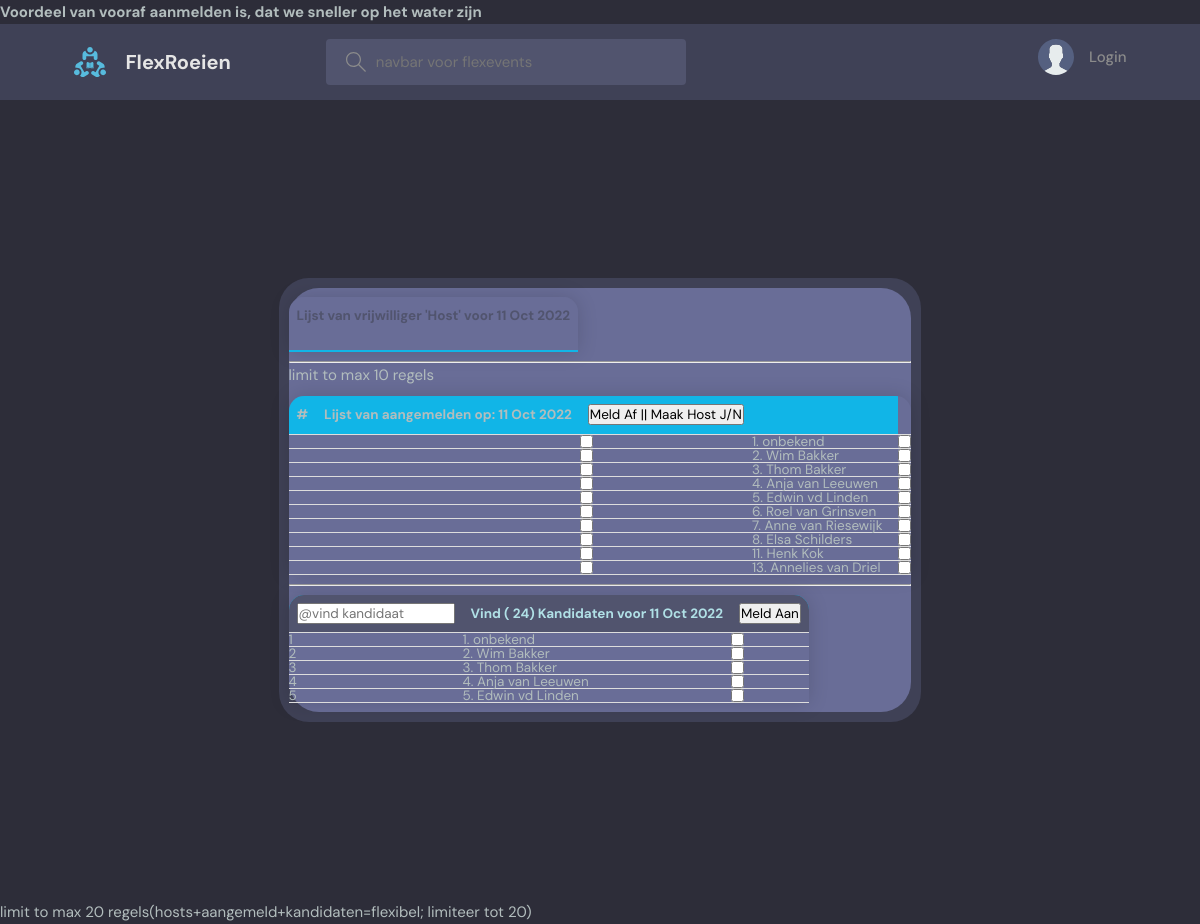
Before: /1/aanmelden/ with the older database file.
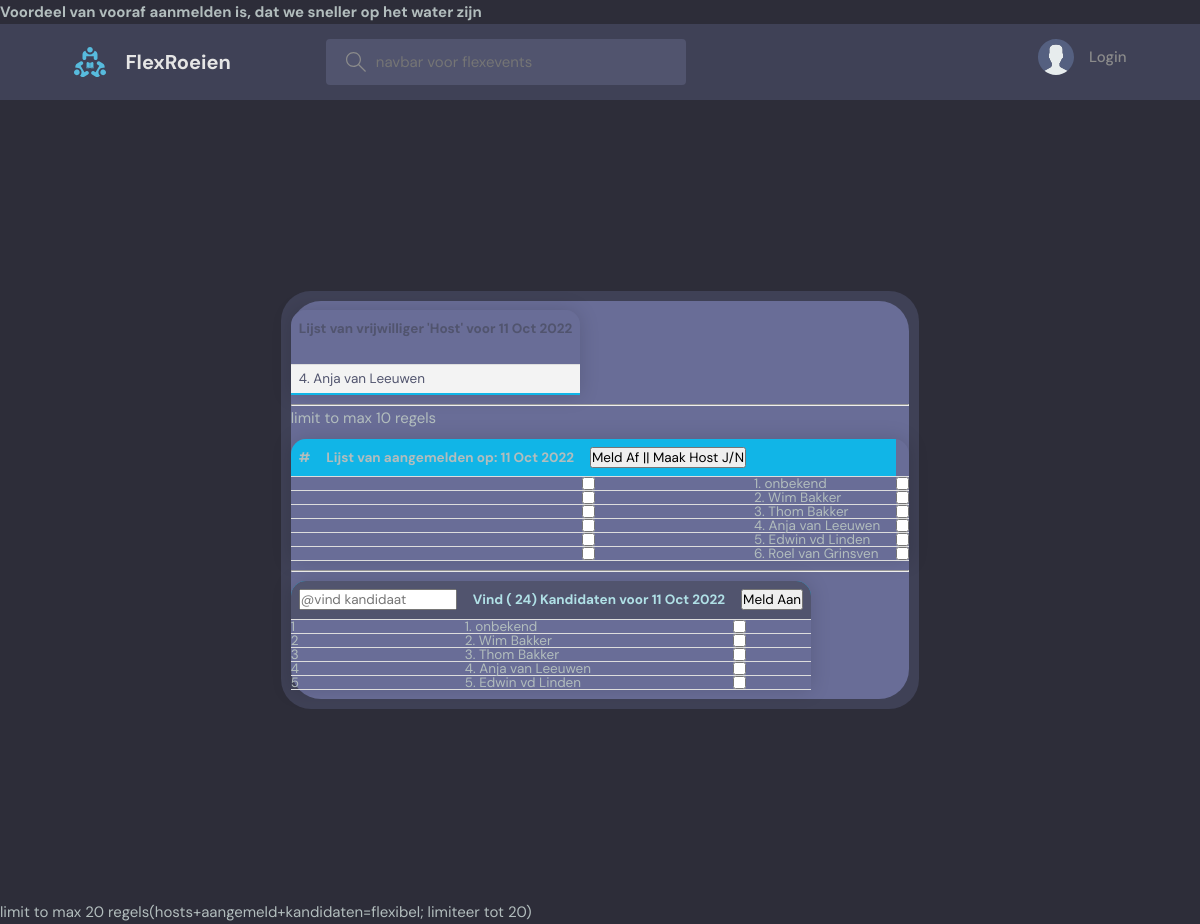
After: the same page with the newer database file.
### beatrix/models.py (models this page shows, shortened)
class Flexevent(models.Model):
    host = models.ForeignKey(User, on_delete=models.SET_NULL, null=True)
    id = models.AutoField(primary_key=True)
    topic = models.ForeignKey(Topic, on_delete=models.SET_NULL, null=True)
    event_text = models.CharField(max_length=200)
    name = models.CharField(max_length=200)
    description = models.TextField(null=True, blank=True) # database field (can Empty), form field (can Empty)
    pub_date = models.CharField(max_length=35)
    pub_time = models.CharField(max_length=35, default='10:00')
    flexhost = models.CharField(max_length=135, default='-')
    lid = models.ManyToManyField(Person,through='Flexlid')  ##, on_delete=models.SET_NULL, null=True)
    deelnemers = models.ManyToManyField(User, related_name='deelnemer', blank=True)
    created = models.DateTimeField(default=datetime.now, blank=True)
    def __str__(self):
        return "%s" % (self.event_text)

class Person(models.Model):
    name = models.CharField(max_length=100)
    email = models.CharField(max_length=100,blank=True)
    is_flex = models.BooleanField(default=True)        #wil ingedeeld worden in flexpoule
    is_host = models.BooleanField(default=False)        #kan flexhost zijn
    keuzes = models.IntegerField(default=0) #aantal keren als host gekozen
    roeileeftijd = models.CharField(max_length=20,blank=True)
    is_lid= models.BooleanField(default=True)           #is roeiend lid;member
    in_poule = models.BooleanField(default=False)       #wil flexibel roeiern
    vaart = models.BooleanField(default=False)          #zit in ingedeelde boot op het water
    pos1 = models.CharField(max_length=18, choices=SCULL,default='sc1')  #aanbod vaardigheid om voorstel te berekenen voor wat nodig is aan in te delen boten
    pos2 = models.CharField(max_length=18, choices=SCULL,default='sc1')
    pos3 = models.CharField(max_length=18, choices=SCULL,default='sc1')
    pos4 = models.CharField(max_length=18, choices=SCULL,default='sc1')
    pos5 = models.CharField(max_length=318, choices=SCULL,default='st1')
    coach = models.CharField(max_length=18, choices=SCULL,default='st1')
    keuzes = models.IntegerField(default=0) #aantal keren als host gekozen

### beatrix/views.py (the view, shortened to what this page needs)
# urls.py: path('<int:event_id>/aanmelden/',vote, name='vote'),
def vote(request, event_id):
    event = get_object_or_404(Flexevent, pk=event_id)
    print(event)
    leden = []
    afmeldingen=[]
    hosts=[]
    for h in request.POST.getlist('hoofdhost'):
        hosts.append(h)
    for af in request.POST.getlist('afmelding'):
        afmeldingen.append(af)
    for l in request.POST.getlist('aanmelding'):
        leden.append(l)
    aantalregels=30
    if len(hosts)>0:
        hh=Person.objects.all().filter(id__in=hosts)[:1]
        uu=User.objects.all().filter(id__in=hosts)[:1]
        Flexlid.objects.all().filter(flexevent_id=event_id,member_id=hh[0].id).update(is_host=1)
    aanwezig=Flexlid.objects.all().filter(flexevent_id=event_id)
    ishost=Flexlid.objects.all().filter(flexevent_id=event_id,is_host=True)
    ingedeelden=aanwezig.values_list('member_id', flat=True)
    zijnhost=ishost.values_list('member_id', flat=True)
    kandidaten=Person.objects.all().exclude(id__in=ingedeelden)[:5]
    kandidaten=Person.objects.all()
    aanwezigen=Person.objects.all().filter(id__in=ingedeelden)
    hosts=Person.objects.all().filter(id__in=zijnhost) #.update(is_host=True)
    question = get_object_or_404(Flexevent, pk=event_id)
    try:
        selected_choice = question.lid.get(pk=request.POST['aanmelding'])
        print('vote event_id, try')
    except (KeyError, Choice.DoesNotExist):
        print('vote choice, except')
        return render(request, 'beatrix/erv-detail.html', {
            'event': event,
            'kandidaten':kandidaten[0:5],
            'aanwezig':aanwezigen,
            'hosts':hosts,
            'aantal':kandidaten.count(),
            'aantalregels':aantalregels,
            'error_message': "Er is geen keuze gemaakt.",
        })
    else:
        print('vote event_id, else')
        selected_choice.keuzes += 1
        selected_choice.save()
    return HttpResponseRedirect(reverse('vote', args=(event_id,)))

### beatrix/templates/beatrix/erv-detail.html (shortened to what this page needs)
{% extends 'erv-base.html' %}
{% block content %}
<form action="{% url 'vote' event.id %}" method="post">
  <div class="outer">
    <div class="phone">
      <div class="phone-mirror">
        <table class="beatrix-table">
          <thead>
            <tr>
              <th>Lijst van vrijwilliger 'Host' voor {{event.created|date:"d M Y"}}</th>
            </tr>
          </thead>
          <tbody>
            <td>{% for hh in hosts %}
              <tr>
            </td>
            <td>{{hh.id}}. {{hh.name}}</td>
            {% endfor %}
          </tbody>
        </table>
        <table class="datum-table">
          <thead>
            <hr>
            <tr>
              <th>#</th>
              <th>Lijst van aangemelden op: {{event.created|date:"d M Y"}}</th>
              <th><input type="submit" value="Meld Af || Maak Host J/N"> </th>
              <th></th>
              <th></th>
            </tr>
          </thead>
          <tbody>
            <td>{% for aa in aanwezig %}
              <tr>
            </td>
            <td>{{t.id }}</td>
            <td></td>
            <td>
              <input type="checkbox" name="afmelding" id="host{{ forloop.counter }}" value="{{ aa.id }}">
            <td>{{aa.id}}. {{aa.name}}</td>
            </td>
            <td> </td>
            <td>
              <input type="checkbox" name="hoofdhost" id="host{{ forloop.counter }}" value="{{ aa.id }}">
            </td>
            {% endfor %}
            </tr>
          </tbody>
        </table>
        <table class='person-table'>
          <thead>
            <hr>
            <tr>
              <th> <input id="search-input" class="form-control" type="text" placeholder='@vind kandidaat'></th>
              <th>Vind ( {{aantal}}) Kandidaten voor {{event.created|date:"d M Y"}}</th>
              <th><input type="submit" value="Meld Aan"> </th>
          </thead>
          <tbody id=myTable>
            <td>{% for t in kandidaten %}
            </td>
            <tr>
              <td>{{t.id }}</td>
              <td>{{ forloop.counter }}. {{t.name}}</td>
              <td> <input type="checkbox" name="aanmelding" id="host{{ forloop.counter }}" value="{{ t.id }}"> </td>
              {% endfor %}
            </tr>
          </tbody>
        </table>
        </div>
        </div>
        </div>
</form>
limit to max 20 regels(hosts+aangemeld+kandidaten=flexibel; limiteer tot 20)
</div>
{% endblock %}

### templates/erv-base.html (shortened to what this page needs)
<!DOCTYPE html>
<html lang="en">
<head>
    {% load static %}
    <link rel="stylesheet" href="{% static 'styles/style.css' %}" />
</head>
<body>
  <thead>
    <tr>
          <h1> Voordeel van vooraf aanmelden is, dat we sneller op het water zijn
          </h1>
    </tr>
  </thead>
    <div id="content">
    {% include 'erv-navbar.html' %}
        {% block content %}
        {% endblock %}
</body>
</html>

### templates/erv-navbar.html (shortened to what this page needs)
{% comment %} {% extends 'base.html' %} {% endcomment %} {% load static %}
<header class="header header--loggedIn">
  <div class="container">
    <a href="{% url 'erv-home' %}" class="header__logo">
      <img src="{% static 'images/logo.svg' %}" />
      <h1>FlexRoeien</h1>
    </a>
    <form class="header__search" method="GET" action="{% url 'erv-home' %}">
      <label>
        <input name="q" placeholder="navbar voor flexevents" />
      </label>
    </form>
    <nav class="header__menu">
      {% if request.user.is_authenticated %}
      <div class="header__user">
        <a href="{% url 'update-user' %}">
          <div class="avatar avatar--medium active">
            <img src="{{request.user.avatar.url}}" />
          </div>
          <p>
            {% comment %} {{request.user.username}} {% endcomment %}
            <span>ingelogd als: @{{request.user.username}}</span>
          </p>
        </a>
        <button class="dropdown-button">
          <svg
            version="1.1"
            xmlns="http://www.w3.org/2000/svg"
            width="32"
            height="32"
            viewBox="0 0 32 32"
          >
            <title>HulpMenu</title>
            <path d="M16 21l-13-13h-3l16 16 16-16h-3l-13 13z"></path>
          </svg>
        </button>
      </div>
      {% else %}
      <a href="{% url 'erv-login' %}">
        <img src="{% static 'images/avatar.svg' %}" />
        <p>Login</p>
      </a>
      {% endif %}
    </nav>
  </div>
</header>

### static/styles/style.css (style rules this page uses)
:root { --color-main: #71c6dd; --color-main-light: #e1f6fb; --color-dark: #3f4156; --color-dark-medium: #51546e; --color-dark-light: #696d97; --color-light: #e5e5e5; --color-gray: #8b8b8b; --color-light-gray: #b2bdbd; --color-bg: #2d2d39; --color-success: #5dd693; --color-error: #fc4b0b; --phone-width:460px; --phone-beatrix:flex; }
* { font-family: "DM Sans", -apple-system, BlinkMacSystemFont, "Segoe UI", Roboto, Oxygen, Ubuntu, Cantarell, "Open Sans", "Helvetica Neue", sans-serif; margin: 0; padding: 0; box-sizing: border-box; text-rendering: optimizeLegibility; font-size: inherit; }
html { font-size: 56.25%; }
@media only screen and (min-width: 1200px) { html { font-size: 62.5%; } }
body { line-height: 1.6; font-weight: 400; font-size: 1.5rem; color: var(--color-light-gray); background-color: var(--color-bg); min-height: 100vh; }
img { width: 100%; }
a { display: inline-block; color: var(--color-main); text-decoration: none; }
.container { max-width: 120rem; width: 90%; margin: auto; }
.header { padding: 1.5rem; background-color: var(--color-dark); }
.header > .container { display: flex; gap: 9.5rem; }
.header__logo, .header__user { display: flex; gap: 2rem; align-items: center; }
.header__logo > img { height: 3.2rem; width: 3.2rem; }
.header__logo > h1 { font-weight: 700; font-size: 2rem; color: var(--color-light); }
.header__search > label { background-color: var(--color-dark-medium); padding: 1.3rem 1rem; display: flex; align-items: center; gap: 1rem; border-radius: 4px; }
.header__search svg { fill: var(--color-gray); width: 2rem; height: 2rem; margin-left: 1rem; }
.header__search input { width: 30rem; background: transparent; border: none; outline: none; color: var(--color-light); }
.header__menu { margin-left: auto; position: relative; }
.header__menu a { display: flex; gap: 1.5rem; align-items: center; font-weight: 500; text-decoration: none; color: var(--color-gray); }
.header__menu img { height: 3.6rem; }
.header__menu p { line-height: 1.2; }
.person-table th { background-color: var(--color-dark-medium); padding: 8px 8px; }
.person-table thead tr { background-color: #11b5e7; color: powderblue; text-align: left; font-weight: bold; }
.person-table { border-collapse: collapse; margin: 9px 0; font-size: 0.9em; width: var(--phone-beatrix); border-radius: 15px 15px 0 0; overflow: hidden; box-shadow: 0 0 20px rgba(0, 0, 0, 0.15); }
.person-table tbody tr { border-bottom: 1px solid #dddddd; line-height: 9px; }
.datum-table th { background-color: #11b5e7; padding: 8px 8px; }
.datum-table { border-collapse: collapse; margin: 9px 0; font-size: 0.9em; width: var(--phone-beatrix); border-radius: 15px 15px 0 0; overflow: hidden; box-shadow: 0 0 20px rgba(0, 0, 0, 0.15); }
.datum-table tbody tr { border-bottom: 1px solid #dddddd; line-height: 9px; }
.beatrix-table { border-collapse: collapse; margin: 9px 0; font-size: 0.9em; width: var(--phone-beatrix); border-radius: 15px 15px 0 0; overflow: hidden; box-shadow: 0 0 20px rgba(0, 0, 0, 0.15); }
.beatrix-table thead tr { background-color:var(--color-dark-light); color: var(--color-light); text-align: left; font-weight: bold; }
.beatrix-table th, .beatrix-table td { color: var(--color-dark-medium); padding: 8px 8px; }
.beatrix-table tbody tr { border-bottom: 1px solid #dddddd; line-height: 12px; }
.beatrix-table tbody tr:nth-of-type(even) { background-color: #f3f3f3; }
.beatrix-table tbody tr:last-of-type { border-bottom: 2px solid #11b5e7; }
.outer { height: 100vh; display: flex; justify-content: center; align-items: center; }
.phone { display: flex; justify-content: center; align-items: center; width: var(--phone-beatrix); height: flex; background: var(--color-dark); border-radius: 30px; padding: 10px; font-size: inherit; }
.phone-mirror { position: relative; width: var(--phone-beatrix); height: flex; background-color:var(--color-dark-light); border-radius: 30px; font-size: inherit; }

Changed rows visible on the page:
no longer on this page (row edited): Person: id "7", name "Anne van Riesewijk", shown under "FlexRoeien"
no longer on this page (row edited): Person: id "8", name "Elsa Schilders", shown under "FlexRoeien"
no longer on this page (row edited): Person: id "11", name "Henk Kok", shown under "FlexRoeien"
no longer on this page (row edited): Person: id "13", name "Annelies van Driel", shown under "FlexRoeien"
now on one of the page's lists (row unchanged): Person: id "4", name "Anja van Leeuwen"
